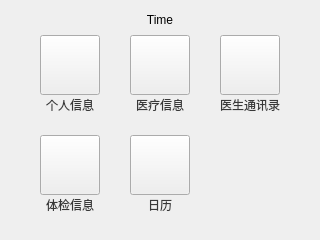
<?xml version="1.0" encoding="UTF-8"?>
<ui version="4.0">
 <class>PatientMainView</class>
 <widget class="QWidget" name="PatientMainView">
  <property name="geometry">
   <rect>
    <x>0</x>
    <y>0</y>
    <width>320</width>
    <height>240</height>
   </rect>
  </property>
  <property name="windowTitle">
   <string>Form</string>
  </property>
  <widget class="QWidget" name="widget" native="true">
   <property name="geometry">
    <rect>
     <x>0</x>
     <y>0</y>
     <width>960</width>
     <height>240</height>
    </rect>
   </property>
   <property name="styleSheet">
    <string notr="true"/>
   </property>
   <widget class="QPushButton" name="selfInfo">
    <property name="geometry">
     <rect>
      <x>40</x>
      <y>35</y>
      <width>60</width>
      <height>60</height>
     </rect>
    </property>
    <property name="text">
     <string/>
    </property>
    <property name="icon">
     <iconset resource="resource.qrc">
      <normaloff>:/resource/selfInfo.png</normaloff>:/resource/selfInfo.png</iconset>
    </property>
    <property name="iconSize">
     <size>
      <width>60</width>
      <height>60</height>
     </size>
    </property>
    <property name="flat">
     <bool>false</bool>
    </property>
   </widget>
   <widget class="QPushButton" name="doctorList">
    <property name="geometry">
     <rect>
      <x>220</x>
      <y>35</y>
      <width>60</width>
      <height>60</height>
     </rect>
    </property>
    <property name="text">
     <string/>
    </property>
    <property name="icon">
     <iconset resource="resource.qrc">
      <normaloff>:/resource/doctorList.png</normaloff>:/resource/doctorList.png</iconset>
    </property>
    <property name="iconSize">
     <size>
      <width>60</width>
      <height>60</height>
     </size>
    </property>
   </widget>
   <widget class="QPushButton" name="painter">
    <property name="geometry">
     <rect>
      <x>450</x>
      <y>35</y>
      <width>60</width>
      <height>60</height>
     </rect>
    </property>
    <property name="text">
     <string/>
    </property>
    <property name="icon">
     <iconset resource="resource.qrc">
      <normaloff>:/resource/pencil.png</normaloff>:/resource/pencil.png</iconset>
    </property>
    <property name="iconSize">
     <size>
      <width>60</width>
      <height>60</height>
     </size>
    </property>
    <property name="flat">
     <bool>false</bool>
    </property>
   </widget>
   <widget class="QPushButton" name="calculator">
    <property name="geometry">
     <rect>
      <x>540</x>
      <y>35</y>
      <width>60</width>
      <height>60</height>
     </rect>
    </property>
    <property name="text">
     <string/>
    </property>
    <property name="icon">
     <iconset resource="resource.qrc">
      <normaloff>:/resource/calculator.png</normaloff>:/resource/calculator.png</iconset>
    </property>
    <property name="iconSize">
     <size>
      <width>60</width>
      <height>60</height>
     </size>
    </property>
   </widget>
   <widget class="QPushButton" name="logout">
    <property name="geometry">
     <rect>
      <x>770</x>
      <y>35</y>
      <width>60</width>
      <height>60</height>
     </rect>
    </property>
    <property name="text">
     <string/>
    </property>
    <property name="icon">
     <iconset resource="resource.qrc">
      <normaloff>:/resource/logout.png</normaloff>:/resource/logout.png</iconset>
    </property>
    <property name="iconSize">
     <size>
      <width>60</width>
      <height>60</height>
     </size>
    </property>
   </widget>
   <widget class="QPushButton" name="treat">
    <property name="geometry">
     <rect>
      <x>130</x>
      <y>35</y>
      <width>60</width>
      <height>60</height>
     </rect>
    </property>
    <property name="text">
     <string/>
    </property>
    <property name="icon">
     <iconset resource="resource.qrc">
      <normaloff>:/resource/treat.png</normaloff>:/resource/treat.png</iconset>
    </property>
    <property name="iconSize">
     <size>
      <width>60</width>
      <height>60</height>
     </size>
    </property>
   </widget>
   <widget class="QPushButton" name="canleder">
    <property name="geometry">
     <rect>
      <x>130</x>
      <y>135</y>
      <width>60</width>
      <height>60</height>
     </rect>
    </property>
    <property name="text">
     <string/>
    </property>
    <property name="icon">
     <iconset resource="resource.qrc">
      <normaloff>:/resource/calendar.png</normaloff>:/resource/calendar.png</iconset>
    </property>
    <property name="iconSize">
     <size>
      <width>60</width>
      <height>60</height>
     </size>
    </property>
   </widget>
   <widget class="QPushButton" name="examination">
    <property name="geometry">
     <rect>
      <x>40</x>
      <y>135</y>
      <width>60</width>
      <height>60</height>
     </rect>
    </property>
    <property name="text">
     <string/>
    </property>
    <property name="icon">
     <iconset resource="resource.qrc">
      <normaloff>:/resource/examination.png</normaloff>:/resource/examination.png</iconset>
    </property>
    <property name="iconSize">
     <size>
      <width>60</width>
      <height>60</height>
     </size>
    </property>
   </widget>
   <widget class="QPushButton" name="weather">
    <property name="geometry">
     <rect>
      <x>360</x>
      <y>135</y>
      <width>60</width>
      <height>60</height>
     </rect>
    </property>
    <property name="text">
     <string/>
    </property>
    <property name="icon">
     <iconset resource="resource.qrc">
      <normaloff>:/resource/weather.png</normaloff>:/resource/weather.png</iconset>
    </property>
    <property name="iconSize">
     <size>
      <width>60</width>
      <height>60</height>
     </size>
    </property>
   </widget>
   <widget class="QPushButton" name="player">
    <property name="geometry">
     <rect>
      <x>360</x>
      <y>35</y>
      <width>60</width>
      <height>60</height>
     </rect>
    </property>
    <property name="text">
     <string/>
    </property>
    <property name="icon">
     <iconset resource="resource.qrc">
      <normaloff>:/resource/play.png</normaloff>:/resource/play.png</iconset>
    </property>
    <property name="iconSize">
     <size>
      <width>60</width>
      <height>60</height>
     </size>
    </property>
   </widget>
   <widget class="QLabel" name="label_2">
    <property name="geometry">
     <rect>
      <x>40</x>
      <y>95</y>
      <width>60</width>
      <height>20</height>
     </rect>
    </property>
    <property name="text">
     <string>&lt;html&gt;&lt;head/&gt;&lt;body&gt;&lt;p&gt;&lt;span style=&quot; color:#383838;&quot;&gt;个人信息&lt;/span&gt;&lt;/p&gt;&lt;/body&gt;&lt;/html&gt;</string>
    </property>
    <property name="textFormat">
     <enum>Qt::RichText</enum>
    </property>
    <property name="alignment">
     <set>Qt::AlignCenter</set>
    </property>
   </widget>
   <widget class="QLabel" name="label_4">
    <property name="geometry">
     <rect>
      <x>220</x>
      <y>95</y>
      <width>60</width>
      <height>20</height>
     </rect>
    </property>
    <property name="text">
     <string>&lt;html&gt;&lt;head/&gt;&lt;body&gt;&lt;p&gt;&lt;span style=&quot; color:#383838;&quot;&gt;医生通讯录&lt;/span&gt;&lt;/p&gt;&lt;/body&gt;&lt;/html&gt;</string>
    </property>
    <property name="textFormat">
     <enum>Qt::RichText</enum>
    </property>
    <property name="alignment">
     <set>Qt::AlignCenter</set>
    </property>
   </widget>
   <widget class="QLabel" name="label_5">
    <property name="geometry">
     <rect>
      <x>360</x>
      <y>95</y>
      <width>60</width>
      <height>20</height>
     </rect>
    </property>
    <property name="text">
     <string>&lt;html&gt;&lt;head/&gt;&lt;body&gt;&lt;p&gt;&lt;span style=&quot; color:#383838;&quot;&gt;播放器&lt;/span&gt;&lt;/p&gt;&lt;/body&gt;&lt;/html&gt;</string>
    </property>
    <property name="textFormat">
     <enum>Qt::RichText</enum>
    </property>
    <property name="alignment">
     <set>Qt::AlignCenter</set>
    </property>
   </widget>
   <widget class="QLabel" name="label_10">
    <property name="geometry">
     <rect>
      <x>450</x>
      <y>95</y>
      <width>60</width>
      <height>20</height>
     </rect>
    </property>
    <property name="text">
     <string>&lt;html&gt;&lt;head/&gt;&lt;body&gt;&lt;p&gt;&lt;span style=&quot; color:#383838;&quot;&gt;绘图板&lt;/span&gt;&lt;/p&gt;&lt;/body&gt;&lt;/html&gt;</string>
    </property>
    <property name="textFormat">
     <enum>Qt::RichText</enum>
    </property>
    <property name="alignment">
     <set>Qt::AlignCenter</set>
    </property>
   </widget>
   <widget class="QLabel" name="label_11">
    <property name="geometry">
     <rect>
      <x>540</x>
      <y>95</y>
      <width>60</width>
      <height>20</height>
     </rect>
    </property>
    <property name="text">
     <string>&lt;html&gt;&lt;head/&gt;&lt;body&gt;&lt;p&gt;&lt;span style=&quot; color:#383838;&quot;&gt;计算器&lt;/span&gt;&lt;/p&gt;&lt;/body&gt;&lt;/html&gt;</string>
    </property>
    <property name="textFormat">
     <enum>Qt::RichText</enum>
    </property>
    <property name="alignment">
     <set>Qt::AlignCenter</set>
    </property>
   </widget>
   <widget class="QLabel" name="label_12">
    <property name="geometry">
     <rect>
      <x>770</x>
      <y>95</y>
      <width>60</width>
      <height>20</height>
     </rect>
    </property>
    <property name="text">
     <string>&lt;html&gt;&lt;head/&gt;&lt;body&gt;&lt;p&gt;&lt;span style=&quot; color:#383838;&quot;&gt;注销&lt;/span&gt;&lt;/p&gt;&lt;/body&gt;&lt;/html&gt;</string>
    </property>
    <property name="textFormat">
     <enum>Qt::RichText</enum>
    </property>
    <property name="alignment">
     <set>Qt::AlignCenter</set>
    </property>
   </widget>
   <widget class="QLabel" name="label_13">
    <property name="geometry">
     <rect>
      <x>360</x>
      <y>195</y>
      <width>60</width>
      <height>20</height>
     </rect>
    </property>
    <property name="text">
     <string>&lt;html&gt;&lt;head/&gt;&lt;body&gt;&lt;p&gt;&lt;span style=&quot; color:#383838;&quot;&gt;地图&lt;/span&gt;&lt;/p&gt;&lt;/body&gt;&lt;/html&gt;</string>
    </property>
    <property name="textFormat">
     <enum>Qt::RichText</enum>
    </property>
    <property name="alignment">
     <set>Qt::AlignCenter</set>
    </property>
   </widget>
   <widget class="QLabel" name="label_14">
    <property name="geometry">
     <rect>
      <x>130</x>
      <y>195</y>
      <width>60</width>
      <height>20</height>
     </rect>
    </property>
    <property name="text">
     <string>&lt;html&gt;&lt;head/&gt;&lt;body&gt;&lt;p&gt;&lt;span style=&quot; color:#383838;&quot;&gt;日历&lt;/span&gt;&lt;/p&gt;&lt;/body&gt;&lt;/html&gt;</string>
    </property>
    <property name="textFormat">
     <enum>Qt::RichText</enum>
    </property>
    <property name="alignment">
     <set>Qt::AlignCenter</set>
    </property>
   </widget>
   <widget class="QLabel" name="label_15">
    <property name="geometry">
     <rect>
      <x>40</x>
      <y>195</y>
      <width>60</width>
      <height>20</height>
     </rect>
    </property>
    <property name="text">
     <string>&lt;html&gt;&lt;head/&gt;&lt;body&gt;&lt;p&gt;&lt;span style=&quot; color:#383838;&quot;&gt;体检信息&lt;/span&gt;&lt;/p&gt;&lt;/body&gt;&lt;/html&gt;</string>
    </property>
    <property name="textFormat">
     <enum>Qt::RichText</enum>
    </property>
    <property name="alignment">
     <set>Qt::AlignCenter</set>
    </property>
   </widget>
   <widget class="QLabel" name="label_16">
    <property name="geometry">
     <rect>
      <x>130</x>
      <y>95</y>
      <width>60</width>
      <height>20</height>
     </rect>
    </property>
    <property name="text">
     <string>&lt;html&gt;&lt;head/&gt;&lt;body&gt;&lt;p&gt;&lt;span style=&quot; color:#383838;&quot;&gt;医疗信息&lt;/span&gt;&lt;/p&gt;&lt;/body&gt;&lt;/html&gt;</string>
    </property>
    <property name="textFormat">
     <enum>Qt::RichText</enum>
    </property>
    <property name="alignment">
     <set>Qt::AlignCenter</set>
    </property>
   </widget>
   <widget class="QLabel" name="label_17">
    <property name="geometry">
     <rect>
      <x>450</x>
      <y>195</y>
      <width>60</width>
      <height>20</height>
     </rect>
    </property>
    <property name="text">
     <string>&lt;html&gt;&lt;head/&gt;&lt;body&gt;&lt;p&gt;&lt;span style=&quot; color:#383838;&quot;&gt;一键报警&lt;/span&gt;&lt;/p&gt;&lt;/body&gt;&lt;/html&gt;</string>
    </property>
    <property name="textFormat">
     <enum>Qt::RichText</enum>
    </property>
    <property name="alignment">
     <set>Qt::AlignCenter</set>
    </property>
   </widget>
   <widget class="QPushButton" name="sos">
    <property name="geometry">
     <rect>
      <x>450</x>
      <y>135</y>
      <width>60</width>
      <height>60</height>
     </rect>
    </property>
    <property name="text">
     <string/>
    </property>
    <property name="icon">
     <iconset resource="resource.qrc">
      <normaloff>:/resource/alarm.png</normaloff>:/resource/alarm.png</iconset>
    </property>
    <property name="iconSize">
     <size>
      <width>60</width>
      <height>60</height>
     </size>
    </property>
   </widget>
   <widget class="QLabel" name="label_18">
    <property name="geometry">
     <rect>
      <x>680</x>
      <y>95</y>
      <width>60</width>
      <height>20</height>
     </rect>
    </property>
    <property name="text">
     <string>&lt;html&gt;&lt;head/&gt;&lt;body&gt;&lt;p&gt;&lt;span style=&quot; color:#383838;&quot;&gt;设置&lt;/span&gt;&lt;/p&gt;&lt;/body&gt;&lt;/html&gt;</string>
    </property>
    <property name="textFormat">
     <enum>Qt::RichText</enum>
    </property>
    <property name="alignment">
     <set>Qt::AlignCenter</set>
    </property>
   </widget>
   <widget class="QPushButton" name="setting">
    <property name="geometry">
     <rect>
      <x>680</x>
      <y>35</y>
      <width>60</width>
      <height>60</height>
     </rect>
    </property>
    <property name="text">
     <string/>
    </property>
    <property name="icon">
     <iconset resource="resource.qrc">
      <normaloff>:/resource/setting.png</normaloff>:/resource/setting.png</iconset>
    </property>
    <property name="iconSize">
     <size>
      <width>60</width>
      <height>60</height>
     </size>
    </property>
   </widget>
   <widget class="QLabel" name="label_19">
    <property name="geometry">
     <rect>
      <x>860</x>
      <y>95</y>
      <width>60</width>
      <height>20</height>
     </rect>
    </property>
    <property name="text">
     <string>&lt;html&gt;&lt;head/&gt;&lt;body&gt;&lt;p&gt;&lt;span style=&quot; color:#383838;&quot;&gt;退出&lt;/span&gt;&lt;/p&gt;&lt;/body&gt;&lt;/html&gt;</string>
    </property>
    <property name="textFormat">
     <enum>Qt::RichText</enum>
    </property>
    <property name="alignment">
     <set>Qt::AlignCenter</set>
    </property>
   </widget>
   <widget class="QPushButton" name="quit">
    <property name="geometry">
     <rect>
      <x>860</x>
      <y>35</y>
      <width>60</width>
      <height>60</height>
     </rect>
    </property>
    <property name="text">
     <string/>
    </property>
    <property name="icon">
     <iconset resource="resource.qrc">
      <normaloff>:/resource/quit.png</normaloff>:/resource/quit.png</iconset>
    </property>
    <property name="iconSize">
     <size>
      <width>60</width>
      <height>60</height>
     </size>
    </property>
   </widget>
   <zorder>selfInfo</zorder>
   <zorder>doctorList</zorder>
   <zorder>painter</zorder>
   <zorder>calculator</zorder>
   <zorder>logout</zorder>
   <zorder>treat</zorder>
   <zorder>canleder</zorder>
   <zorder>weather</zorder>
   <zorder>player</zorder>
   <zorder>examination</zorder>
   <zorder>label_2</zorder>
   <zorder>label_4</zorder>
   <zorder>label_5</zorder>
   <zorder>label_10</zorder>
   <zorder>label_11</zorder>
   <zorder>label_12</zorder>
   <zorder>label_13</zorder>
   <zorder>label_14</zorder>
   <zorder>label_15</zorder>
   <zorder>label_16</zorder>
   <zorder>label_17</zorder>
   <zorder>sos</zorder>
   <zorder>label_18</zorder>
   <zorder>setting</zorder>
   <zorder>label_19</zorder>
   <zorder>quit</zorder>
  </widget>
  <widget class="QLabel" name="time">
   <property name="geometry">
    <rect>
     <x>25</x>
     <y>10</y>
     <width>270</width>
     <height>20</height>
    </rect>
   </property>
   <property name="text">
    <string>Time</string>
   </property>
   <property name="alignment">
    <set>Qt::AlignCenter</set>
   </property>
  </widget>
  <widget class="QLabel" name="page2">
   <property name="geometry">
    <rect>
     <x>158</x>
     <y>227</y>
     <width>5</width>
     <height>5</height>
    </rect>
   </property>
   <property name="text">
    <string/>
   </property>
   <property name="pixmap">
    <pixmap resource="resource.qrc">:/resource/unSelected.png</pixmap>
   </property>
   <property name="scaledContents">
    <bool>true</bool>
   </property>
  </widget>
  <widget class="QLabel" name="page3">
   <property name="geometry">
    <rect>
     <x>168</x>
     <y>227</y>
     <width>5</width>
     <height>5</height>
    </rect>
   </property>
   <property name="text">
    <string/>
   </property>
   <property name="pixmap">
    <pixmap resource="resource.qrc">:/resource/unSelected.png</pixmap>
   </property>
   <property name="scaledContents">
    <bool>true</bool>
   </property>
  </widget>
  <widget class="QLabel" name="pageGround">
   <property name="geometry">
    <rect>
     <x>146</x>
     <y>226</y>
     <width>29</width>
     <height>9</height>
    </rect>
   </property>
   <property name="text">
    <string/>
   </property>
   <property name="scaledContents">
    <bool>true</bool>
   </property>
  </widget>
  <widget class="QLabel" name="page1">
   <property name="geometry">
    <rect>
     <x>148</x>
     <y>227</y>
     <width>5</width>
     <height>5</height>
    </rect>
   </property>
   <property name="text">
    <string/>
   </property>
   <property name="pixmap">
    <pixmap resource="resource.qrc">:/resource/unSelected.png</pixmap>
   </property>
   <property name="scaledContents">
    <bool>true</bool>
   </property>
  </widget>
  <zorder>pageGround</zorder>
  <zorder>widget</zorder>
  <zorder>time</zorder>
  <zorder>page1</zorder>
  <zorder>page3</zorder>
  <zorder>page2</zorder>
 </widget>
 <resources>
  <include location="resource.qrc"/>
 </resources>
 <connections/>
</ui>
